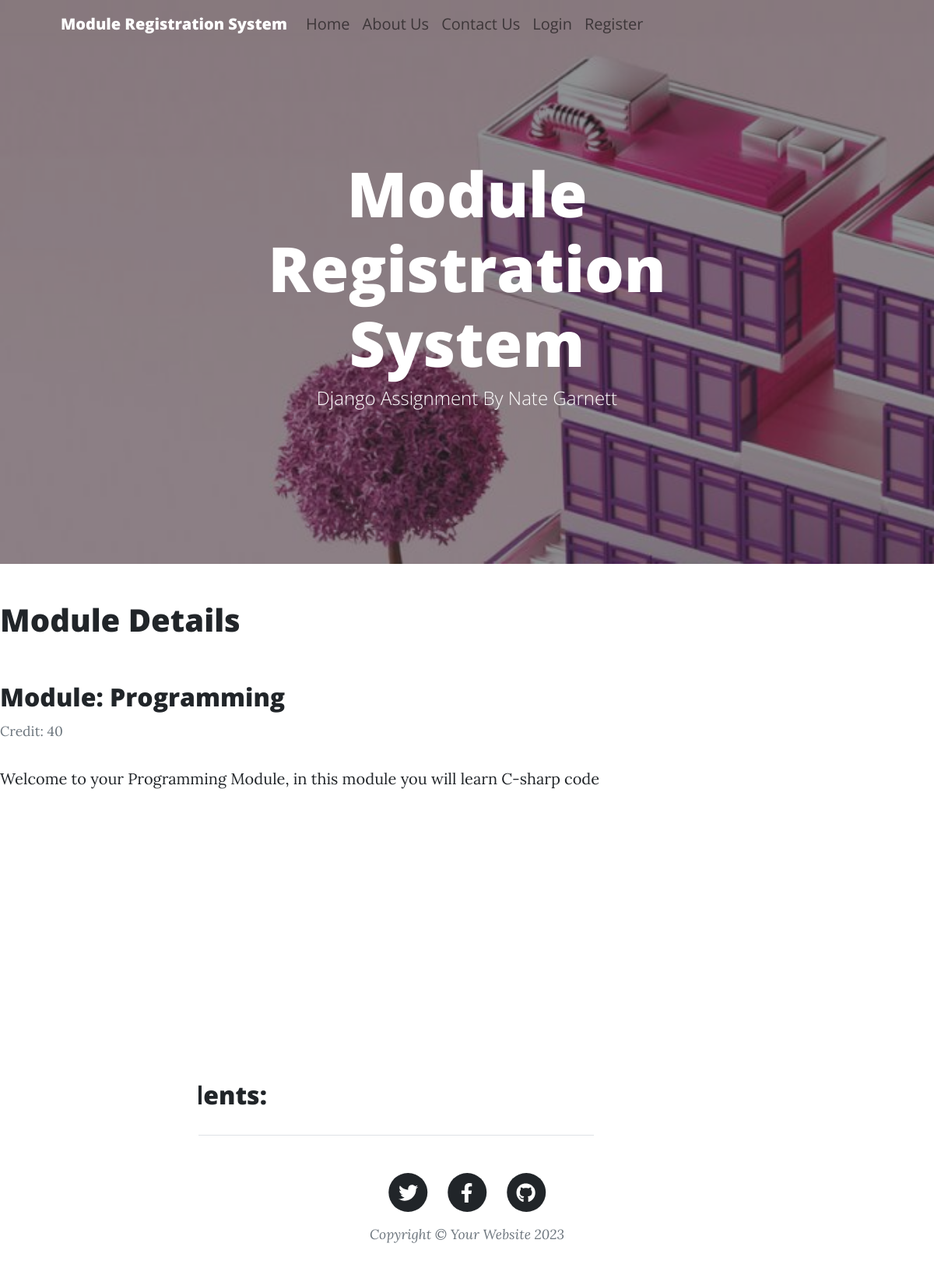
The page /module/8 on the database its author committed.
### ModuleRegistrationSystem/models.py (models this page shows, shortened)
class Module(models.Model):
    name = models.CharField(max_length = 100)
    code = models.PositiveIntegerField()
    credit = models.PositiveIntegerField()
    category = models.CharField(max_length = 100, choices = [('Face-to-Face', 'Face-to-Face'), ('Online', 'Online')])
    description = models.TextField()
    availability = models.CharField(max_length = 100 , choices = [('Open', 'Open'), ('Closed', 'Closed')])
    courses = models.ManyToManyField(Group)

### ModuleRegistrationSystem/views.py (the view)
# urls.py: path('module/<int:pk>', PostDetailView.as_view(), name = 'module-detail'),
class PostDetailView(DetailView):
    model = Module
    def get_context_data(self, **kwargs):
        context = super().get_context_data(**kwargs)
        registrations = Registration.objects.filter(module = self.object)
        context.update({'title': 'Contact Us', 'registrations': registrations})
        return context

### ModuleRegistrationSystem/templates/ModuleRegistrationSystem/module_detail.html (shortened to what this page needs)
{% extends "ModuleRegistrationSystem/base.html" %}
{% block content %}
<body>
    <h1>Module Details</h1>
    <section class="py-5" id="features">
        <div class="media-body">
            <h2 class="article-title"> Module: {{object.name}}</h2>
            <small class="text-muted"> Credit: {{ module.credit }}</small>
            <p class="article-content">{{ module.description }}</p>
            <form method="post" action="{% url 'ModuleRegistrationSystem:register_module' module.id %}">
                <button class="btn btn-primary" type="submit">Register</button>
            </form>
            <form method="post" action="{% url 'ModuleRegistrationSystem:unregister_module' module.id %}">
                <button class="btn btn-primary" type="submit">Unregister</button>
            </form>
        </div>
    </section>
    <h2><p class="article-content">Registered Students: </p>  </h2>
</body>
{% endblock content %}

### rows shown on the page
Module: name "Programming", credit "40", description "Welcome to your Programming Module, in this module you will learn C-sharp code and how to implement it into scripts. This module is comprised of two assignments, the first being a selection of code you have created, accompanied by a video of you explaining each of the code. The second assignment is an exam that focuses on your understanding of what each code does"
